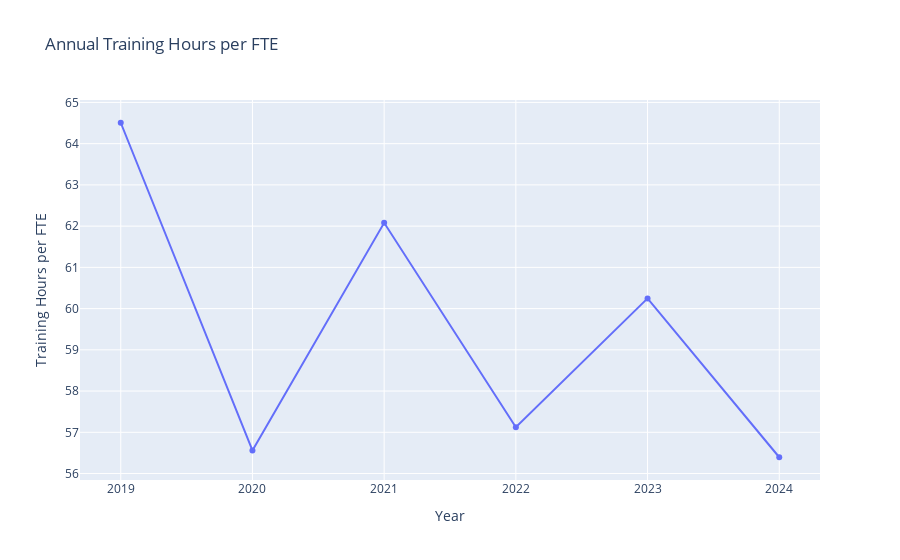

The code cell stored with this chart in its notebook:
### Code cell
from dash import Input, Output, dash_table
# assume you've already defined:
#   app = dash.Dash(...)
#   hr  = <your pandas DataFrame>
#   years = sorted(hr.year.unique())

# 1) add the dropdown and empty table to your layout:
app.layout = dbc.Container([
    # ... your KPIs and graphs above ...

    html.H4("Drill-down HR Details"),
    dbc.Row([
        dbc.Col(dcc.Dropdown(
            id="year-dropdown",
            options=[{"label":y, "value":y} for y in years],
            value=latest,
            clearable=False
        ), width=4),
    ], className="mb-3"),
    dash_table.DataTable(
        id="hr-table",
        columns=[{"name":c, "id":c} for c in hr.columns],
        page_size=10,
        style_table={"overflowX":"auto"},
        style_cell={"padding":"5px","textAlign":"left"},
    )
], fluid=True)
@app.callback(
  Output("rev-vs-peers", "figure"),
  Input("peer-selector", "value"),
)
def update_rev_peers(peers_selected):
    # always include Accenture’s total_revenue
    df = pd.merge(
      strategic[["year","total_revenue_usd_million"]],
      peers[["year"] + peers_selected],
      on="year", how="left"
    )
    fig = px.line(
      df, x="year",
      y=["total_revenue_usd_million"] + peers_selected,
      markers=True,
      title="Annual Revenue: Accenture vs Peers",
      labels={"value":"Revenue (USD m)","variable":"Company"}
    )
    return fig
fig_rev.update_traces(selector=dict(name="total_revenue_usd_million"), 
                      line=dict(color="blue"))
fig_rev.update_traces(selector=dict(name="ibm_usd_million"), line=dict(color="orange"))
# …and so on, or rely on Plotly’s default color cycle—but remove the black default
fig_rev.update_layout(legend_title_text="Company")


# 2) register a callback to filter hr by the selected year:
@app.callback(
    Output("hr-table", "data"),
    Input("year-dropdown", "value")
)
def update_hr_table(selected_year):
    df = hr[hr["year"] == selected_year]
    return df.to_dict("records")
@app.callback(
  Output("forecast-chart","figure"),
  Input("horizon-slider","value"),
  Input("peer-selector","value")
)
def update_forecast(horizon, peers_selected):
    # merge base data
    df = pd.merge(
      strategic[["year","total_revenue_usd_million"]],
      peers[["year"] + peers_selected],
      on="year", how="left",
    )
    # simple linear projection: carry last growth rate forward
    last_growth = df["total_revenue_usd_million"].pct_change().iloc[-1]
    future_years = list(range(df.year.max()+1, df.year.max()+horizon+1))
    last_val = df.total_revenue_usd_million.iloc[-1]
    proj = [ last_val * (1+last_growth)**i for i in range(1,horizon+1) ]
    df = df.append(pd.DataFrame({
      "year": future_years,
      "total_revenue_usd_million": proj
    }), ignore_index=True)
    fig = px.line(
      df, x="year", y="total_revenue_usd_million",
      markers=True,
      title=f"{horizon}-Year Forecast: Accenture vs Peers"
    )
    return fig
fig_rev.update_yaxes(tickformat=",")             # shows “10,000” instead of “10000”
fig_attr.update_yaxes(tickformat=".1%")          # shows “11.2%”
fig_train.update_yaxes(tickformat=".0f")         # hours per FTE

### Figure 1 — Plotly figure (JSON) as saved in the notebook; plotly's stock layout.template omitted (floating-point values rounded to 4 significant figures)
{"data": [{"hovertemplate": "Year=%{x}<br>Training Hours per FTE=%{y}<extra></extra>", "legendgroup": "", "line": {"color": "#636efa", "dash": "solid"}, "marker": {"symbol": "circle"}, "mode": "lines+markers", "name": "", "orientation": "v", "showlegend": false, "type": "scatter", "x": [2019, 2020, 2021, 2022, 2023, 2024], "xaxis": "x", "y": [64.51, 56.56, 62.08, 57.12, 60.25, 56.39], "yaxis": "y"}], "layout": {"legend": {"tracegroupgap": 0}, "title": {"text": "Annual Training Hours per FTE"}, "xaxis": {"anchor": "y", "domain": [0, 1], "title": {"text": "Year"}}, "yaxis": {"anchor": "x", "domain": [0, 1], "tickformat": ".0f", "title": {"text": "Training Hours per FTE"}}}}
